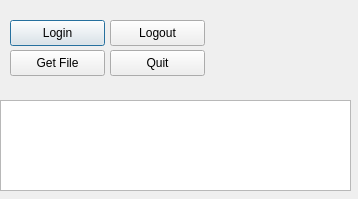
<?xml version='1.0'?>
<ui version="4.0">
 <class>MainDialog</class>
 <widget name="MainDialog" class="QDialog">
  <property name="geometry">
   <rect>
    <x>0</x>
    <y>0</y>
    <width>358</width>
    <height>199</height>
   </rect>
  </property>
  <property name="windowTitle">
   <string>Cient Application</string>
  </property>
  <widget class="QPushButton" name="loginButton">
   <property name="geometry">
    <rect>
     <x>10</x>
     <y>20</y>
     <width>95</width>
     <height>26</height>
    </rect>
   </property>
   <property name="text">
    <string>Login</string>
   </property>
  </widget>
  <widget class="QPushButton" name="logout_Button">
   <property name="geometry">
    <rect>
     <x>110</x>
     <y>20</y>
     <width>95</width>
     <height>26</height>
    </rect>
   </property>
   <property name="text">
    <string>Logout</string>
   </property>
  </widget>
  <widget class="QPushButton" name="getfile_Button">
   <property name="geometry">
    <rect>
     <x>10</x>
     <y>50</y>
     <width>95</width>
     <height>26</height>
    </rect>
   </property>
   <property name="text">
    <string>Get File</string>
   </property>
  </widget>
  <widget class="QPushButton" name="quit_Button">
   <property name="geometry">
    <rect>
     <x>110</x>
     <y>50</y>
     <width>95</width>
     <height>26</height>
    </rect>
   </property>
   <property name="text">
    <string>Quit</string>
   </property>
  </widget>
  <widget class="QTextEdit" name="status_Text">
   <property name="geometry">
    <rect>
     <x>0</x>
     <y>100</y>
     <width>351</width>
     <height>91</height>
    </rect>
   </property>
  </widget>
 </widget>
 <resources/>
 <connections/>
</ui>
